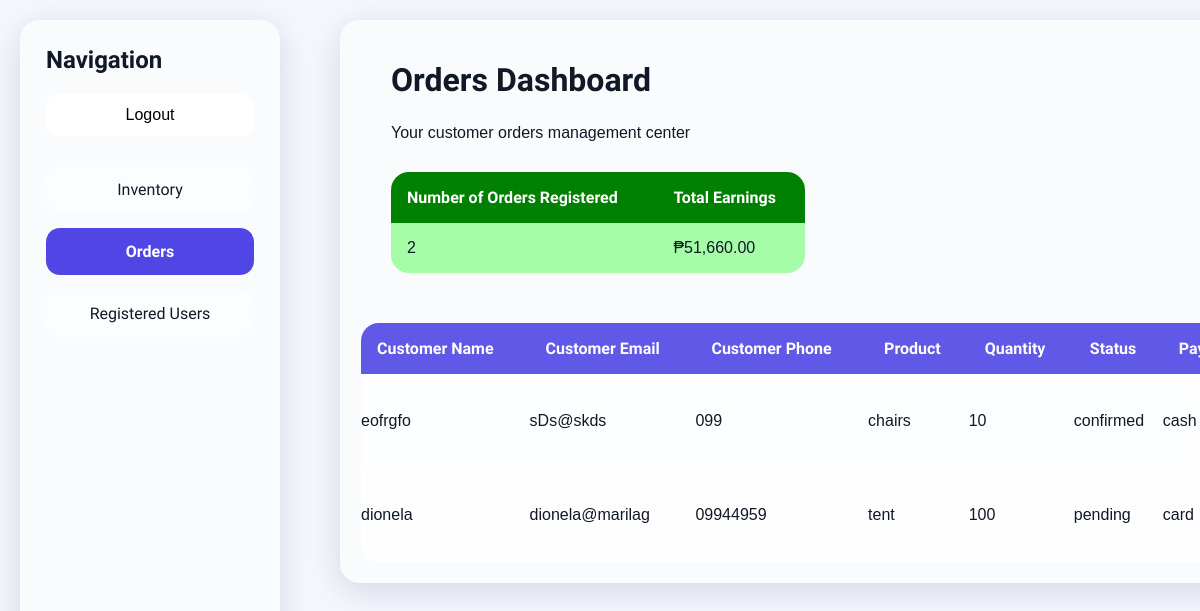
The app's page /newParty/orders.php with its own data.
### tables this page shows
CREATE TABLE `orders` (
  `order_id` int(11) NOT NULL,
  `customer_name` varchar(100) DEFAULT NULL,
  `customer_email` varchar(100) DEFAULT NULL,
  `customer_phone` varchar(100) DEFAULT NULL,
  `product` varchar(100) DEFAULT NULL,
  `quantity` int(11) DEFAULT NULL,
  `status` varchar(100) DEFAULT NULL,
  `payment_method` varchar(100) DEFAULT NULL,
  `delivery_rate` varchar(100) DEFAULT NULL,
  `product_price` int(11) DEFAULT NULL
);

### newParty/get.php (called while the page is built, shortened)
<?php
 include "databases.php";
    $queryOrders = "SELECT * FROM orders";
    $sqlOrders = mysqli_query($connection, $queryOrders);
?>

### newParty/orders.php (the view, shortened to what this page needs)
<?php
    include "get.php";
?>
<!DOCTYPE html>
<html lang="en">
<head>
</head>
<body>
        <aside class="sidebar">
            <div class="sidebar-header">
                <h2>Navigation</h2>
                <a href="index.php" class="nav-button">Logout</a>
            </div>
            <nav class="sidebar-nav">
                <a href="indexAdmin.php">Inventory</a>
                <a href="orders.php" class="active">Orders</a>
                <a href="registeredCustomers.php">Registered Users</a>
            </nav>
        </aside>
        <div class="container">
            <h1>Orders Dashboard</h1>
            <p>Your customer orders management center</p>
            <div class="stats">
             <table class="inventory-table2">
                <thead>
                    <tr>
                        <th>Number of Orders Registered</th>
                        <th>Total Earnings</th>
                    </tr>
                </thead>
                <tbody>
                   <?php
                        $querySales = "SELECT COUNT(*) AS order_count,
                                            SUM(product_price) AS total_sales
                                    FROM orders";
                        $sqlSales = mysqli_query($connection, $querySales);
                        $salesResults = mysqli_fetch_array($sqlSales);
                        ?>
                        <tr>
                            <td><?php echo $salesResults['order_count']; ?></td>
                            <td><?php echo "₱". number_format($salesResults['total_sales'], 2); ?></td>
                        </tr>
                </tbody>
            </table>
        </div>
        <div class="table-wrapper">
               <table class="inventory-table">
                <thead>
                    <tr>
                        <th>Customer Name</th>
                        <th>Customer Email</th>
                        <th>Customer Phone</th>
                        <th>Product</th>
                        <th>Quantity</th>
                        <th>Status</th>
                        <th>Payment Method</th>
                    </tr>
                </thead>
                <tbody>
                    <?php while($results = mysqli_fetch_array($sqlOrders)) { ?>
                    <tr>
                        <td><?php echo $results['customer_name']; ?></td>
                        <td><?php echo $results['customer_email']; ?></td>
                        <td><?php echo $results['customer_phone']; ?></td>
                        <td><?php echo $results['product']; ?></td>
                        <td><?php echo $results['quantity']; ?></td>
                        <td><?php echo $results['status']; ?></td>
                        <td><?php echo $results['payment_method']; ?></td>
                    </tr>
                            <?php }?>
                    </tbody>
                </table>
</body>
</html>

### newParty/orders.php (style rules this page uses)
* { margin: 0; padding: 0; box-sizing: border-box; }
html, body { overflow-x: hidden; }
body { font-family: Arial, sans-serif; background: #f4f7fb; min-height: 100vh; padding: 20px; color: #111827; }
.sidebar { position: fixed; top: 20px; left: 20px; width: 260px; height: calc(100vh - 40px); padding: 25px; overflow-y: auto; background: rgba(255,255,255,0.49); border-radius: 20px; box-shadow: 0 8px 32px rgba(31,38,135,0.15); backdrop-filter: blur(7px); -webkit-backdrop-filter: blur(7px); border: 1px solid rgba(255,255,255,0.3); }
.sidebar-header { margin-bottom: 30px; }
.sidebar-header h2 { font-family: "Ramabhadra", sans-serif; margin-bottom: 20px; color: #111827; }
.nav-button { display: inline-block; width: 100%; text-align: center; padding: 12px; border-radius: 12px; text-decoration: none; color: black; background: white; transition: 0.3s ease; box-sizing: border-box; }
.sidebar-nav { display: flex; flex-direction: column; gap: 15px; flex: 1; }
.sidebar-nav a { text-decoration: none; padding: 14px 18px; border-radius: 14px; color: #111827; font-family: "Cossette Texte", sans-serif; transition: 0.3s ease; text-align: center; background: rgba(255,255,255,0.4); }
.sidebar-nav .active { background: #4f46e5; font-weight: bold; color: white; }
.container { position: relative; width: 100%; max-width: 1000px; background: rgba(255,255,255,0.49); border-radius: 20px; box-shadow: 0 8px 32px rgba(31,38,135,0.15); backdrop-filter: blur(7px); -webkit-backdrop-filter: blur(7px); border: 1px solid rgba(255,255,255,0.3); margin-left: 320px; padding: 20px; padding-right: 90px; animation: fade 0.6s ease; }
.container h1 { font-family: "Ramabhadra", sans-serif; margin-bottom: 25px; font-size: 2rem; padding-left: 30px; padding-top: 20px; color: #111827; }
.table-wrapper { width: 100%; overflow-x: auto; overflow-y: hidden; margin-top: 20px; }
.inventory-table { min-width: 1400px; border-collapse: collapse; overflow: hidden; border-radius: 18px; margin-top: 20px; background: rgba(255,255,255,0.35); backdrop-filter: blur(8px); }
.inventory-table2 { width: 50%; border-collapse: collapse; overflow: hidden; border-radius: 18px; margin-top: 20px; background: rgba(255,255,255,0.35); backdrop-filter: blur(8px); }
.inventory-table th, .inventory-table2 th, .inventory-table2 td { padding: 16px; text-align: left; }
.inventory-table2 td { background: rgba(0, 252, 8, 0.35); }
.inventory-table th { background: rgba(79,70,229,0.9); color: white; font-family: "Ramabhadra", sans-serif; }
.inventory-table2 th { background: green; color: white; font-family: "Ramabhadra", sans-serif; }
.inventory-table tr:nth-child(even), .inventory-table2 tr:nth-child(even) { background: rgba(255,255,255,0.25); }
p { padding-left: 30px; color: #111827; }
.stats { border-radius: 18px; margin: 30px; }

### records on screen
orders: customer_name "eofrgfo", customer_email "sDs@skds", customer_phone "099", product "chairs", quantity "10", status "confirmed", payment_method "cash"
orders: customer_name "dionela", customer_email "dionela@marilag", customer_phone "09944959", product "tent", quantity "100", status "pending", payment_method "card"

### other values on screen
$salesResults['order_count'] "2"
$salesResults['total_sales'] "51,660.00"
